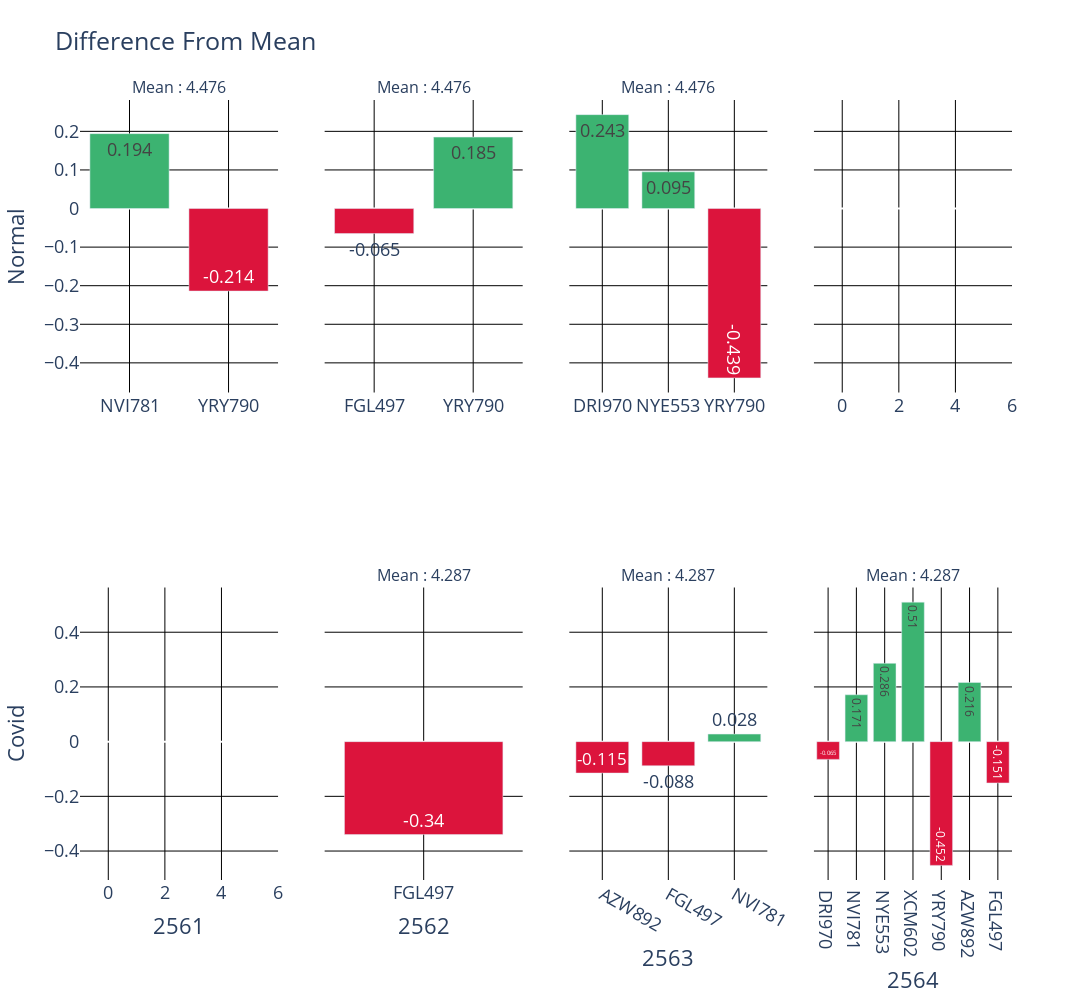

Write notebook code for a chart like this one.
### Code cell
fig = make_subplots(rows=2, cols=4 , subplot_titles= ['Mean : 4.476','Mean : 4.476' , 'Mean : 4.476','','','Mean : 4.287','Mean : 4.287', 'Mean : 4.287'] , shared_yaxes= True)

for i in range(1,5):
    fig.add_trace(
        go.Bar(x=pvt(cov,f'256{i}')['subject'], y= pvt(cov,f'256{i}')['diff'] , marker=  dict(color =pvt(cov,f'256{i}')['color']) , text= pvt(cov,f'256{i}')['dec']  ),
        row=2, col=i
)

for i in range(1,5):
    fig.add_trace(
        go.Bar(x=pvt(norm,f'256{i}')['subject'], y=pvt(norm,f'256{i}')['diff'] , marker=  dict(color = pvt(norm,f'256{i}')['color']), text= pvt(norm,f'256{i}')['dec']),
        row=1, col=i
)

for i in range(1,5):
    fig.update_xaxes(title_text= f"256{i}", row=2, col=i)

fig.update_yaxes(title_text= "Normal", row=1, col=1)
fig.update_yaxes(title_text= "Covid"  ,  row=2, col=1  )
fig.update_layout(showlegend=False, height=1000, width=2000 ,title_text="Difference From Mean" , font = dict(size = 18))
fig.update_traces(textposition='auto')

fig.update_layout({
'plot_bgcolor':'rgba(0, 0, 0, 0)',
'paper_bgcolor': 'rgba(0, 0, 0, 0)',
})

fig.update_xaxes(gridcolor='black' )
fig.update_yaxes(gridcolor='black' )
fig.show()

### Figure 1 — Plotly figure (JSON) as saved in the notebook; plotly's stock layout.template omitted (floating-point values rounded to 4 significant figures)
{"data": [{"marker": {"color": []}, "text": [], "textposition": "auto", "type": "bar", "x": [], "xaxis": "x5", "y": [], "yaxis": "y5"}, {"marker": {"color": ["crimson"]}, "text": [-0.34], "textposition": "auto", "type": "bar", "x": ["FGL497"], "xaxis": "x6", "y": [-0.3399], "yaxis": "y6"}, {"marker": {"color": ["crimson", "crimson", "mediumseagreen"]}, "text": [-0.115, -0.088, 0.028], "textposition": "auto", "type": "bar", "x": ["AZW892", "FGL497", "NVI781"], "xaxis": "x7", "y": [-0.1149, -0.08826, 0.02758], "yaxis": "y7"}, {"marker": {"color": ["crimson", "mediumseagreen", "mediumseagreen", "mediumseagreen", "crimson", "mediumseagreen", "crimson"]}, "text": [-0.065, 0.171, 0.286, 0.51, -0.452, 0.216, -0.151], "textposition": "auto", "type": "bar", "x": ["DRI970", "NVI781", "NYE553", "XCM602", "YRY790", "AZW892", "FGL497"], "xaxis": "x8", "y": [-0.06492, 0.1713, 0.2863, 0.5101, -0.4524, 0.2163, -0.1512], "yaxis": "y8"}, {"marker": {"color": ["mediumseagreen", "crimson"]}, "text": [0.194, -0.214], "textposition": "auto", "type": "bar", "x": ["NVI781", "YRY790"], "xaxis": "x", "y": [0.1941, -0.2139], "yaxis": "y"}, {"marker": {"color": ["crimson", "mediumseagreen"]}, "text": [-0.065, 0.185], "textposition": "auto", "type": "bar", "x": ["FGL497", "YRY790"], "xaxis": "x2", "y": [-0.06489, 0.1851], "yaxis": "y2"}, {"marker": {"color": ["mediumseagreen", "mediumseagreen", "crimson"]}, "text": [0.243, 0.095, -0.439], "textposition": "auto", "type": "bar", "x": ["DRI970", "NYE553", "YRY790"], "xaxis": "x3", "y": [0.2434, 0.09511, -0.4389], "yaxis": "y3"}, {"marker": {"color": []}, "text": [], "textposition": "auto", "type": "bar", "x": [], "xaxis": "x4", "y": [], "yaxis": "y4"}], "layout": {"annotations": [{"font": {"size": 16}, "showarrow": false, "text": "Mean : 4.476", "x": 0.1062, "xanchor": "center", "xref": "paper", "y": 1, "yanchor": "bottom", "yref": "paper"}, {"font": {"size": 16}, "showarrow": false, "text": "Mean : 4.476", "x": 0.3688, "xanchor": "center", "xref": "paper", "y": 1, "yanchor": "bottom", "yref": "paper"}, {"font": {"size": 16}, "showarrow": false, "text": "Mean : 4.476", "x": 0.6313, "xanchor": "center", "xref": "paper", "y": 1, "yanchor": "bottom", "yref": "paper"}, {"font": {"size": 16}, "showarrow": false, "text": "Mean : 4.287", "x": 0.3688, "xanchor": "center", "xref": "paper", "y": 0.375, "yanchor": "bottom", "yref": "paper"}, {"font": {"size": 16}, "showarrow": false, "text": "Mean : 4.287", "x": 0.6313, "xanchor": "center", "xref": "paper", "y": 0.375, "yanchor": "bottom", "yref": "paper"}, {"font": {"size": 16}, "showarrow": false, "text": "Mean : 4.287", "x": 0.8938, "xanchor": "center", "xref": "paper", "y": 0.375, "yanchor": "bottom", "yref": "paper"}], "font": {"size": 18}, "height": 1000, "paper_bgcolor": "rgba(0, 0, 0, 0)", "plot_bgcolor": "rgba(0, 0, 0, 0)", "showlegend": false, "title": {"text": "Difference From Mean"}, "width": 2000, "xaxis": {"anchor": "y", "domain": [0, 0.2125], "gridcolor": "black"}, "xaxis2": {"anchor": "y2", "domain": [0.2625, 0.475], "gridcolor": "black"}, "xaxis3": {"anchor": "y3", "domain": [0.525, 0.7375], "gridcolor": "black"}, "xaxis4": {"anchor": "y4", "domain": [0.7875, 1], "gridcolor": "black"}, "xaxis5": {"anchor": "y5", "domain": [0, 0.2125], "gridcolor": "black", "title": {"text": "2561"}}, "xaxis6": {"anchor": "y6", "domain": [0.2625, 0.475], "gridcolor": "black", "title": {"text": "2562"}}, "xaxis7": {"anchor": "y7", "domain": [0.525, 0.7375], "gridcolor": "black", "title": {"text": "2563"}}, "xaxis8": {"anchor": "y8", "domain": [0.7875, 1], "gridcolor": "black", "title": {"text": "2564"}}, "yaxis": {"anchor": "x", "domain": [0.625, 1], "gridcolor": "black", "title": {"text": "Normal"}}, "yaxis2": {"anchor": "x2", "domain": [0.625, 1], "gridcolor": "black", "matches": "y", "showticklabels": false}, "yaxis3": {"anchor": "x3", "domain": [0.625, 1], "gridcolor": "black", "matches": "y", "showticklabels": false}, "yaxis4": {"anchor": "x4", "domain": [0.625, 1], "gridcolor": "black", "matches": "y", "showticklabels": false}, "yaxis5": {"anchor": "x5", "domain": [0, 0.375], "gridcolor": "black", "title": {"text": "Covid"}}, "yaxis6": {"anchor": "x6", "domain": [0, 0.375], "gridcolor": "black", "matches": "y5", "showticklabels": false}, "yaxis7": {"anchor": "x7", "domain": [0, 0.375], "gridcolor": "black", "matches": "y5", "showticklabels": false}, "yaxis8": {"anchor": "x8", "domain": [0, 0.375], "gridcolor": "black", "matches": "y5", "showticklabels": false}}}
